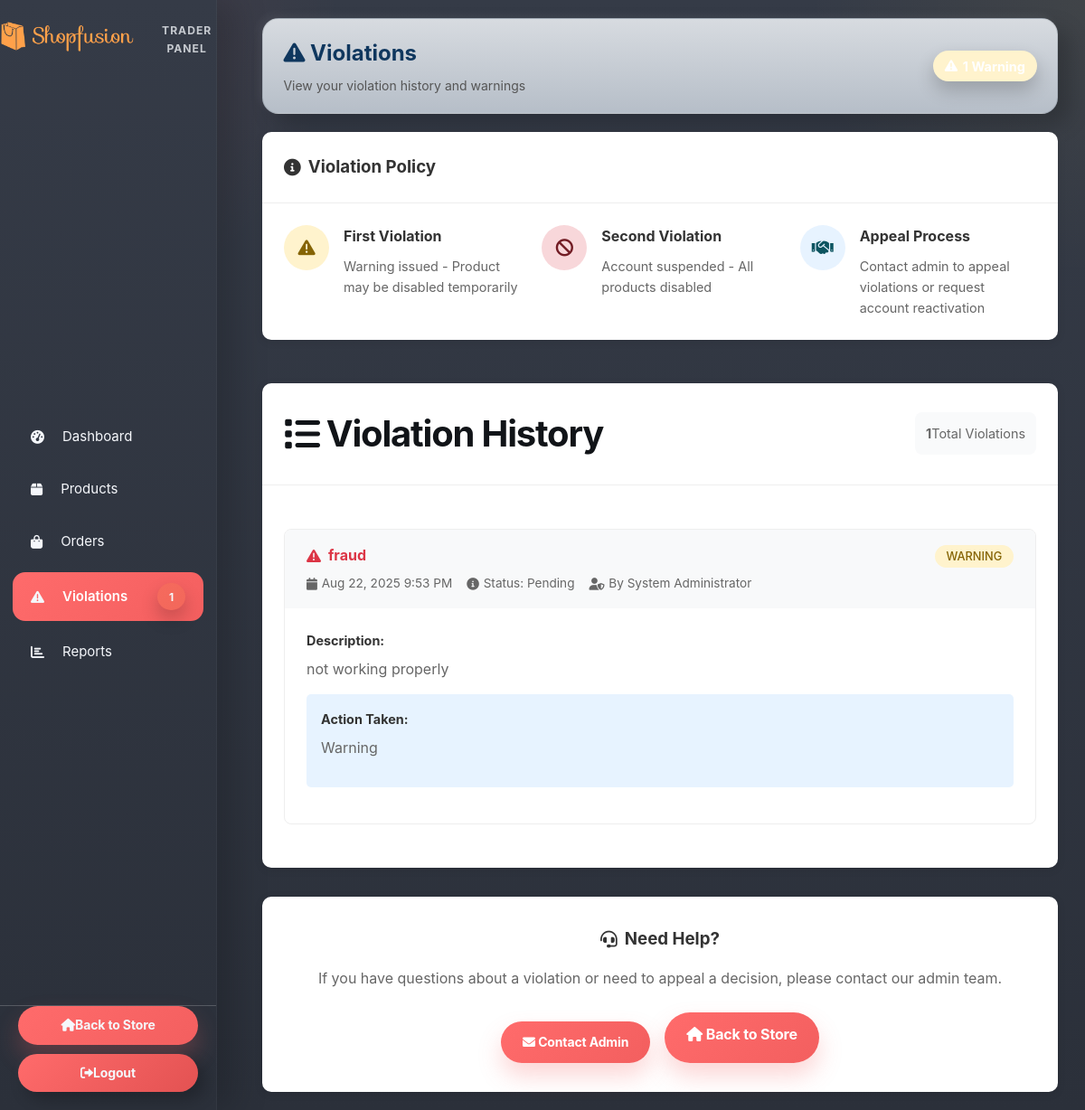
Screenshot of /trader/violations.php (signed in) with the database file from the repository.
### tables this page shows
CREATE TABLE `users` (
  `user_id` int(11) NOT NULL,
  `username` varchar(50) NOT NULL,
  `email` varchar(100) NOT NULL,
  `password` varchar(255) NOT NULL,
  `full_name` varchar(100) NOT NULL,
  `phone` varchar(20) DEFAULT NULL,
  `address` text DEFAULT NULL,
  `role` enum('admin','trader','customer') NOT NULL,
  `status` enum('active','pending','disabled') DEFAULT 'active',
  `violation_count` int(11) DEFAULT 0,
  `loyalty_points` int(11) DEFAULT 0,
  `created_at` timestamp NOT NULL DEFAULT current_timestamp(),
  `updated_at` timestamp NOT NULL DEFAULT current_timestamp() ON UPDATE current_timestamp()
);

CREATE TABLE `violations` (
  `violation_id` int(11) NOT NULL,
  `reported_user_id` int(11) NOT NULL,
  `reporter_id` int(11) NOT NULL,
  `violation_type` varchar(100) NOT NULL,
  `description` text DEFAULT NULL,
  `action_taken` enum('warning','account_disabled','dismissed','product_disabled') DEFAULT 'warning',
  `status` enum('pending','resolved') DEFAULT 'pending',
  `created_at` timestamp NOT NULL DEFAULT current_timestamp(),
  `resolved_at` timestamp NULL DEFAULT NULL,
  `admin_notes` text DEFAULT NULL
);

### includes/functions.php (called while the page is built, shortened)
<?php
function formatDateTime($datetime) {
    return date('M j, Y g:i A', strtotime($datetime));
}
?>

### trader/violations.php (the view, shortened to what this page needs)
<?php
require_once '../includes/functions.php';
try {
    $stmt = $pdo->prepare("
        SELECT v.*, u.full_name as admin_name
        FROM violations v
        LEFT JOIN users u ON v.reporter_id = u.user_id
        WHERE v.reported_user_id = ?
        ORDER BY v.created_at DESC
    ");
    $stmt->execute([getUserId()]);
    $violations = $stmt->fetchAll();
    $stmt = $pdo->prepare("SELECT violation_count, status FROM users WHERE user_id = ?");
    $stmt->execute([getUserId()]);
    $userInfo = $stmt->fetch();
} catch (PDOException $e) {
    $error = "Failed to load violations: " . $e->getMessage();
    $violations = [];
    $userInfo = ['violation_count' => 0, 'status' => 'active'];
}
?>
<!DOCTYPE html>
<html lang="en">
<head>
    <link rel="stylesheet" href="../css/style.css">
    <link rel="stylesheet" href="../css/theme.css">
    <link href="https://cdnjs.cloudflare.com/ajax/libs/font-awesome/6.0.0/css/all.min.css" rel="stylesheet">
</head>
<body class="trader-layout">
    <nav class="trader-sidebar">
        <div class="sidebar-header">
            <div class="logo">
                <h2>Shopfusion</h2>
                <span>Trader Panel</span>
            </div>
        </div>
        <ul class="sidebar-menu">
            <li>
                <a href="index.php">
                    <i class="fas fa-tachometer-alt"></i> Dashboard
                </a>
            </li>
            <li>
                <a href="products.php">
                    <i class="fas fa-box"></i> Products
                </a>
            </li>
            <li>
                <a href="orders.php">
                    <i class="fas fa-shopping-bag"></i> Orders
                </a>
            </li>
            <li class="active">
                <a href="violations.php">
                    <i class="fas fa-exclamation-triangle"></i> Violations
                    <?php if ($userInfo['violation_count'] > 0): ?>
                        <span class="badge badge-danger"><?php echo $userInfo['violation_count']; ?></span>
                    <?php endif; ?>
                </a>
            </li>
            <li>
                <a href="reports.php">
                    <i class="fas fa-chart-bar"></i> Reports
                </a>
            </li>
        </ul>
        <div class="sidebar-footer">
            <a href="../index.php" class="btn-secondary">
                <i class="fas fa-home"></i> Back to Store
            </a>
            <a href="../auth/logout.php" class="btn-danger">
                <i class="fas fa-sign-out-alt"></i> Logout
            </a>
        </div>
    </nav>
    <main class="trader-main">
        <div class="trader-topbar">
            <div class="topbar-left">
                <h1><i class="fas fa-exclamation-triangle"></i> Violations</h1>
                <p>View your violation history and warnings</p>
            </div>
            <div class="topbar-right">
                <div class="violation-status">
                    <?php if ($userInfo['status'] === 'disabled'): ?>
                        <span class="status-badge status-disabled">
                            <i class="fas fa-ban"></i> Account Disabled
                        </span>
                    <?php elseif ($userInfo['violation_count'] >= 1): ?>
                        <span class="status-badge status-warning">
                            <i class="fas fa-exclamation-triangle"></i>
                        </span>
                    <?php else: ?>
                        <span class="status-badge status-good">
                            <i class="fas fa-check-circle"></i> Good Standing
                        </span>
                    <?php endif; ?>
                </div>
            </div>
        </div>
        <div class="trader-content">
            <div class="info-card">
                <div class="info-header">
                    <h3><i class="fas fa-info-circle"></i> Violation Policy</h3>
                </div>
                <div class="info-content">
                    <div class="policy-grid">
                        <div class="policy-item">
                            <div class="policy-icon warning">
                                <i class="fas fa-exclamation-triangle"></i>
                            </div>
                            <div class="policy-details">
                                <h4>First Violation</h4>
                                <p>Warning issued - Product may be disabled temporarily</p>
                            </div>
                        </div>
                        <div class="policy-item">
                            <div class="policy-icon danger">
                                <i class="fas fa-ban"></i>
                            </div>
                            <div class="policy-details">
                                <h4>Second Violation</h4>
                                <p>Account suspended - All products disabled</p>
                            </div>
                        </div>
                        <div class="policy-item">
                            <div class="policy-icon info">
                                <i class="fas fa-handshake"></i>
                            </div>
                            <div class="policy-details">
                                <h4>Appeal Process</h4>
                                <p>Contact admin to appeal violations or request account reactivation</p>
                            </div>
                        </div>
                    </div>
                </div>
            </div>
            <div class="violations-section">
                <div class="section-header">
                    <h2><i class="fas fa-list"></i> Violation History</h2>
                    <div class="section-stats">
                        <span class="stat-item">
                            <strong><?php echo count($violations); ?></strong> Total Violations
                        </span>
                    </div>
                </div>
                <?php if (empty($violations)): ?>
                    <div class="empty-state">
                        <div class="empty-icon">
                            <i class="fas fa-check-circle"></i>
                        </div>
                        <h3>No Violations</h3>
                        <p>Great job! You have no violations on record. Keep following our guidelines to maintain good standing.</p>
                    </div>
                <?php else: ?>
                    <div class="violations-list">
                        <?php foreach ($violations as $violation): ?>
                            <div class="violation-card">
                                <div class="violation-header">
                                    <div class="violation-info">
                                        <h4>
                                            <i class="fas fa-exclamation-triangle"></i>
                                            <?php echo htmlspecialchars($violation['violation_type']); ?>
                                        </h4>
                                        <div class="violation-meta">
                                            <span class="violation-date">
                                                <i class="fas fa-calendar"></i>
                                                <?php echo formatDateTime($violation['created_at']); ?>
                                            </span>
                                            <span class="violation-status">
                                                <i class="fas fa-info-circle"></i>
                                                Status: <?php echo ucfirst($violation['status']); ?>
                                            </span>
                                            <?php if ($violation['admin_name']): ?>
                                                <span class="violation-admin">
                                                    <i class="fas fa-user-shield"></i>
                                                    By <?php echo htmlspecialchars($violation['admin_name']); ?>
                                                </span>
                                            <?php endif; ?>
                                        </div>
                                    </div>
                                    <div class="violation-action-taken">
                                        <span class="action-badge action-<?php echo strtolower(str_replace('_', '-', $violation['action_taken'])); ?>">
                                            <?php echo ucfirst(str_replace('_', ' ', $violation['action_taken'])); ?>
                                        </span>
                                    </div>
                                </div>
                                <div class="violation-body">
                                    <div class="violation-description">
                                        <h5>Description:</h5>
                                        <p><?php echo htmlspecialchars($violation['description']); ?></p>
                                    </div>
                                    <?php if ($violation['action_taken']): ?>
                                        <div class="violation-action">
                                            <h5>Action Taken:</h5>
                                            <p><?php echo ucfirst(str_replace('_', ' ', $violation['action_taken'])); ?></p>
                                        </div>
                                    <?php endif; ?>
                                </div>
                            </div>
                        <?php endforeach; ?>
                    </div>
                <?php endif; ?>
            </div>
            <div class="contact-section">
                <div class="contact-card">
                    <h3><i class="fas fa-headset"></i> Need Help?</h3>
                    <p>If you have questions about a violation or need to appeal a decision, please contact our admin team.</p>
                    <div class="contact-actions">
                        <a href="mailto:admin@shopfusion.com" class="btn-primary">
                            <i class="fas fa-envelope"></i> Contact Admin
                        </a>
                        <a href="../index.php" class="btn-secondary">
                            <i class="fas fa-home"></i> Back to Store
                        </a>
                    </div>
                </div>
            </div>
        </div>
    </main>
    <link rel='stylesheet' href='../css/theme-refresh.css'>
</body>
</html>

### css/theme.css (style rules this page uses)
:root { --primary-color: #0f375e; --accent-color: #ffa14a; --primary-light: #1a4a7a; --accent-light: #ffb366; --accent-dark: #e6913a; --text-dark: #0f375e; --text-light: #6c757d; --bg-light: #f8f9fa; --bg-white: #ffffff; --border-color: #e9ecef; --success-color: #28a745; --error-color: #dc3545; --warning-color: #ffc107; --info-color: #17a2b8; }
body { color: var(--text-dark); background-color: var(--bg-light); }
.btn-primary, .btn-secondary, .btn-outline, .btn-success, .btn-danger { display: inline-block; padding: 0.75rem 1.5rem; border-radius: 6px; text-decoration: none; font-weight: 500; transition: all 0.3s ease; border: 2px solid transparent; cursor: pointer; text-align: center; min-width: 120px; }
.btn-primary { background: var(--primary-color); color: white; border-color: var(--primary-color); }
.btn-secondary { background: var(--accent-color); color: white; border-color: var(--accent-color); }
.btn-danger { background: var(--error-color); color: white; border-color: var(--error-color); }
.section-header, .page-header { text-align: center; margin: 3rem 0 2rem; padding: 2rem 0; border-bottom: 3px solid var(--accent-color); }
.section-header h2, .page-header h1 { color: var(--primary-color); font-size: 2.5rem; margin-bottom: 1rem; font-weight: 700; }
.badge-danger { background: var(--error-color); }

### rows the page displays
users: violation_count "1"
violations: violation_type "fraud", created_at "Aug 22, 2025 9:53 PM", status "Pending", reporter.full_name "System Administrator", action_taken "WARNING", description "not working properly", action_taken "Warning"

### other values shown
count($violations) "1"
